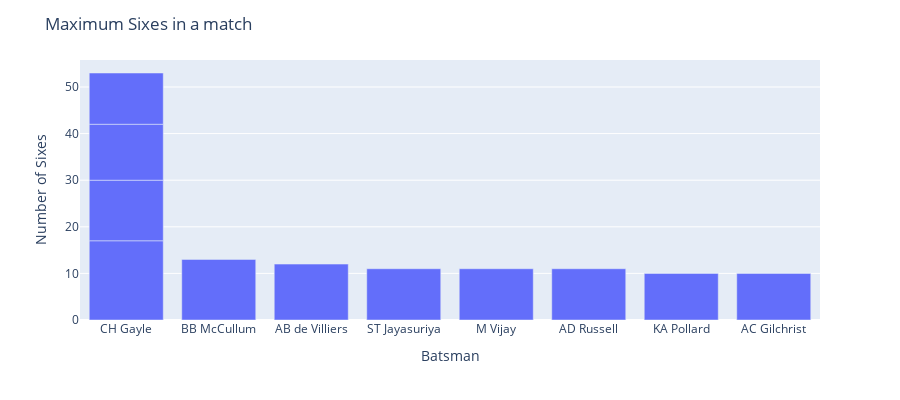

The notebook cell saved with this chart:
### Code cell
fig = px.bar(sixes_df_1, x='batsman', y='sixes',labels={"batsman":"Batsman", "sixes":"Number of Sixes"}, height=400)
fig.update_traces(textposition='outside')
fig.update_layout(uniformtext_minsize=8, uniformtext_mode='hide')
fig.update_layout(title_text='Maximum Sixes in a match')
fig.show()

### Figure 1 — Plotly figure (JSON) as saved in the notebook; plotly's stock layout.template omitted (floating-point values rounded to 4 significant figures)
{"data": [{"alignmentgroup": "True", "hovertemplate": "Batsman=%{x}<br>Number of Sixes=%{y}<extra></extra>", "legendgroup": "", "marker": {"color": "#636efa"}, "name": "", "offsetgroup": "", "orientation": "v", "showlegend": false, "textposition": "outside", "type": "bar", "x": ["CH Gayle", "BB McCullum", "CH Gayle", "CH Gayle", "AB de Villiers", "ST Jayasuriya", "M Vijay", "AD Russell", "CH Gayle", "KA Pollard", "AC Gilchrist"], "xaxis": "x", "y": [17, 13, 13, 12, 12, 11, 11, 11, 11, 10, 10], "yaxis": "y"}], "layout": {"barmode": "relative", "height": 400, "legend": {"tracegroupgap": 0}, "margin": {"t": 60}, "title": {"text": "Maximum Sixes in a match"}, "uniformtext": {"minsize": 8, "mode": "hide"}, "xaxis": {"anchor": "y", "domain": [0, 1], "title": {"text": "Batsman"}}, "yaxis": {"anchor": "x", "domain": [0, 1], "title": {"text": "Number of Sixes"}}}}
